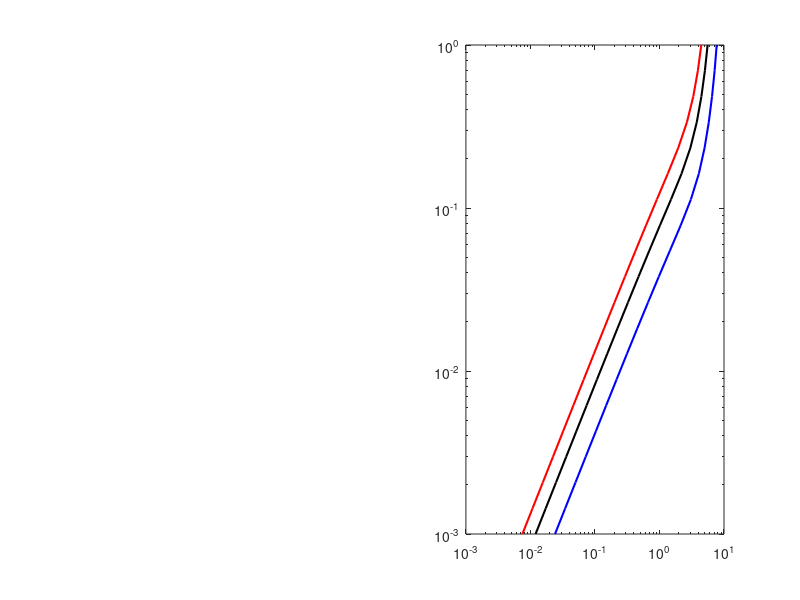

Write MATLAB code to recreate this figure. (Note: this script raises an error after producing the figure.)
% Fig. 5: |tau_M/tau_r| at emissions peak vs alpha=T/tau
% (a) Normalized shape functions (b) Ratio: markers=exact, lines=cubic approx.
%
% Paper: Seshadri (2021), Clim. Dyn., doi:10.1007/s00382-021-05739-3
%

clear, close all

% palette etc.
pal = {'r','k','b'};
palpoint = {'ro','kx','b+'};

%% Calculate solution from cubic polynomial

% theta
thetalist = logspace(-3,0,20);

% gamma
gammalist = [0.5 1.0 2.0];


for i = 1:numel(gammalist)
    gi = gammalist(i);
    alphastar = NaN(numel(thetalist),1);
    for j = 1:numel(thetalist)
        thetai = thetalist(j);
        
        a3i = 3+thetai*(gi+1);
        a2i = -(2+thetai*(gi+1))*(gi+4);
        a1i = (1+thetai*(gi+1))*(gi+3)*(gi+4);
        a0i = -(gi+1)*(gi+2)*(gi+3)*(gi+4)*thetai;
        
        
        pi = [a3i a2i a1i a0i];
        ri = roots(pi);
        for k = 1:3
            rik = ri(k);
            if isreal(rik)
                ystar = rik; % real root of cubic
            end
        end
        
        alphastar(j) = 2*ystar; % alphastar = ystar/x; x = 1/2
        
        
    end
    % plot
    figure(3),
    subplot(1,2,2), loglog(alphastar,thetalist,char(pal(i)),'LineWidth',1.5), hold on, 
end

%% Calculate ratio from integrals
clear all

% palette etc.
pal = {'r','k','b'};
palpoint = {'ro','kx','b+'};

% parameter ranges
Tlist = 20:100:220;
gammalist = [0.5 1 2.0];
taulist = logspace(1,3,6);

f1peak = NaN(numel(Tlist),numel(gammalist),numel(taulist));

% Loop
x = linspace(0,1,1001);
for i = 1:numel(Tlist)
    T = Tlist(i);
    for j = 1:numel(gammalist)
        gamma = gammalist(j);
        
        t = T*x;
        dt = t(2) - t(1);
        
        % emissions
        beta = 1/0.5^gamma;
        
        m = beta*x.^gamma.*(x<0.5)+beta*(1-x).^gamma.*(x>=0.5);
        
        % cum. emissions
        M = cumsum(m)*dt;
        
        % cum. emissions timescale
        tauM = M./m;
        
        for k = 1:numel(taulist)
            tau = taulist(k);
            
            % excess conc.
            Ce = exp(-t/tau).*cumsum(exp(t/tau).*m)*dt;
            
            % airborne fraction of cumulative emissions
            r = Ce./M;
            
            % airborne fraction timescale
            dr = diff(r)./diff(t);
            r2 = getnpointavg(r,2);
            t2 = getnpointavg(t,2);
            
            taur = abs(r2./dr);
            
            % ratio of timescales at the peak emissions
            tauM2 = getnpointavg(tauM,2);
            f1 = tauM2./taur;
            
            f1peak(i,j,k) = (f1(500)+f1(501))/2;
            
            % Plot
            
            figure(3),
            subplot(1,2,2),
            xplot = T/tau;
            yplot = f1peak(i,j,k);
            
            loglog(xplot,yplot,char(palpoint(j)),'MarkerSize',6), hold on, grid on
            xlim([1e-2 1e1]), ylim([1e-3 1])
            
        end
        
       
        
        % Plot
        
        figure(3),
        subplot(1,2,1), plot(t,m,char(pal(j)),'LineWidth',1.5), hold on,
            
    
    
    end
end



%% Horizontal line and Figure info.

figure(3), subplot(1,2,1), xlabel('years from start of emission','Interpreter','latex'), ylabel('emissions (normalized units)','Interpreter','latex')
subplot(1,2,2), xlabel('dimensionless parameter $\alpha = T/\tau$','Interpreter','latex'), ylabel('ratio of timescales $\left|\tau_{M}/\tau_{r}\right|$','Interpreter','latex')


xline = [1e-2 1e2]; yline = [1e-1 1e-1];

subplot(1,2,2), plot(xline,yline,'k--','LineWidth',1.0), ...
leg = strcat('\gamma=',num2str(gammalist',3)); legend(leg,'Location','NorthWest'), legend('boxoff')
